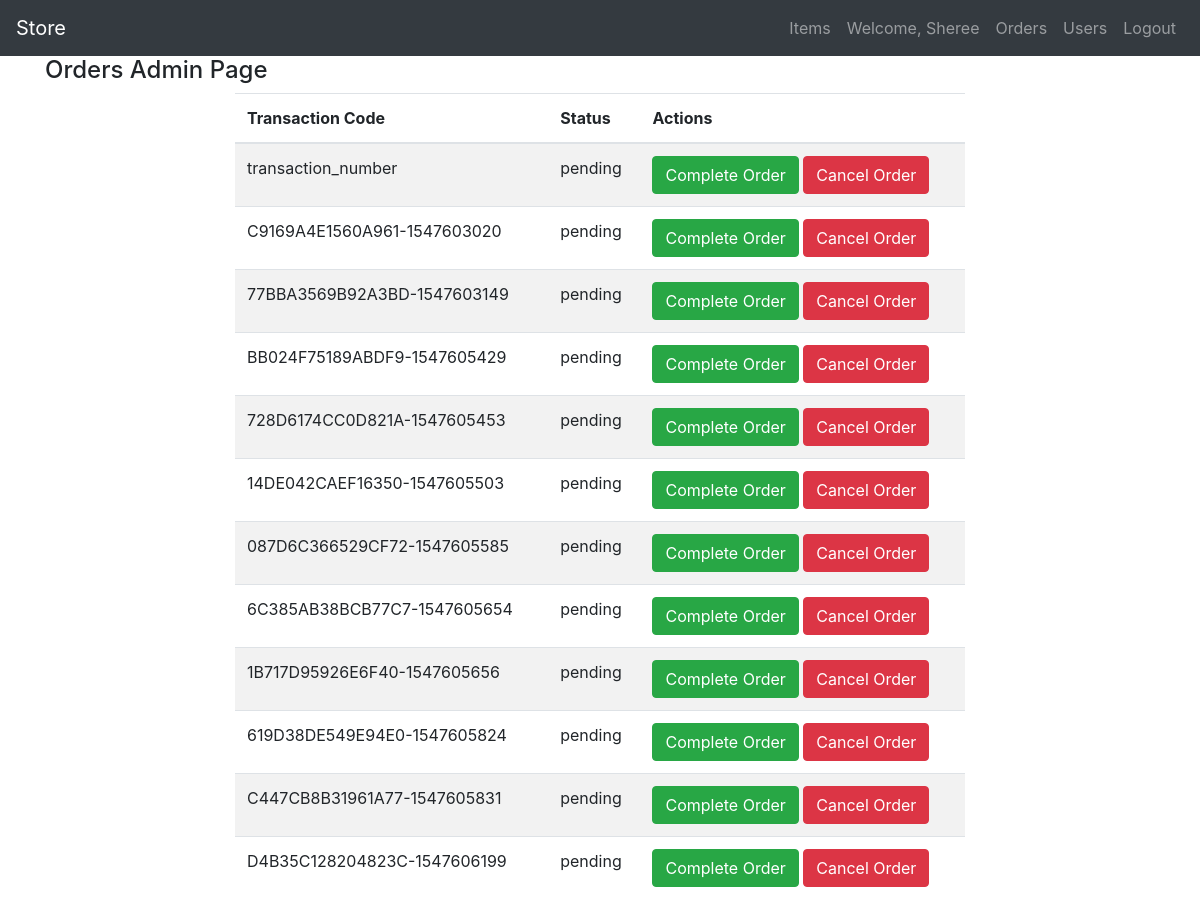
The page /app/views/orders.php (signed in, upper part) on the database as committed earlier.
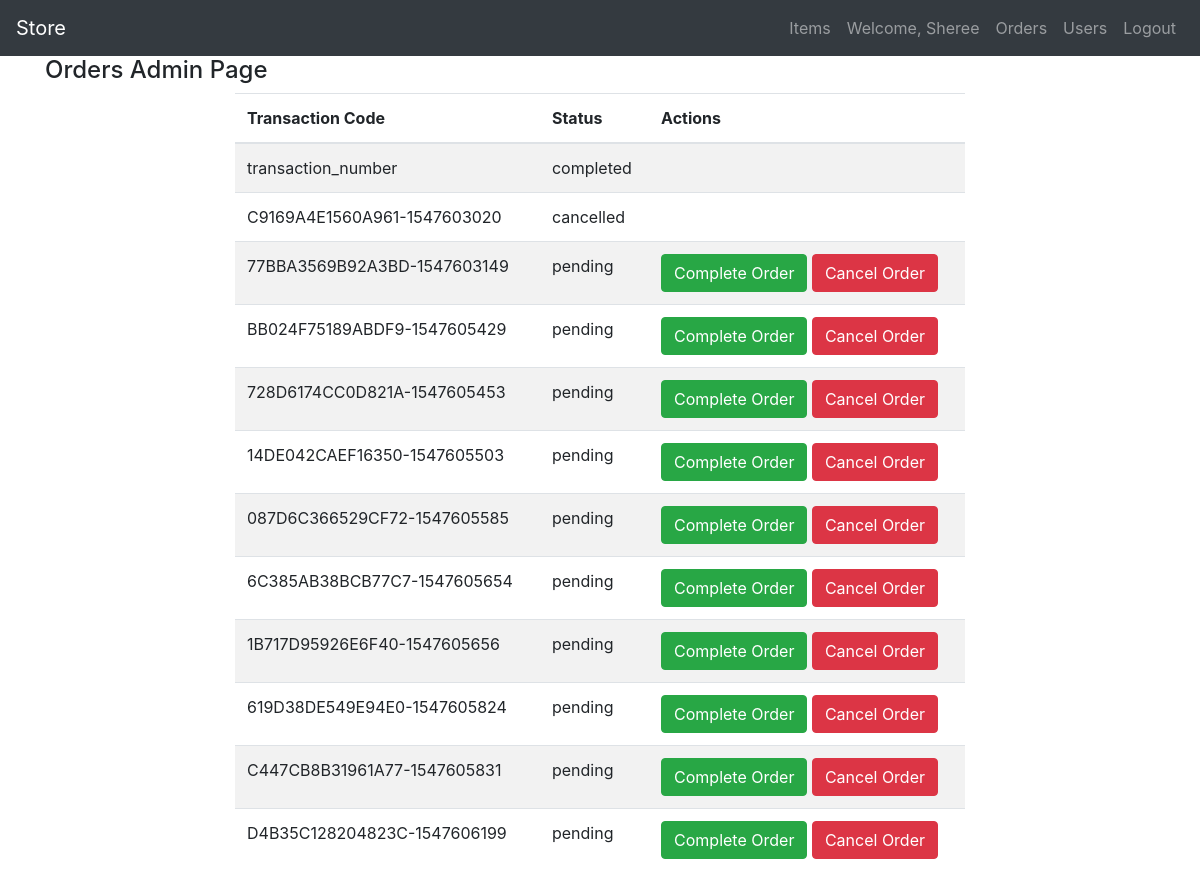
The same page on the database as committed later.
### tables this page shows
CREATE TABLE `orders` (
  `id` int(11) NOT NULL,
  `user_id` int(11) NOT NULL,
  `transaction_code` varchar(255) NOT NULL,
  `purchase_date` timestamp NOT NULL DEFAULT CURRENT_TIMESTAMP,
  `status_id` int(11) NOT NULL,
  `payment_mode_id` int(11) NOT NULL
);

CREATE TABLE `statuses` (
  `id` int(11) NOT NULL,
  `name` varchar(255) NOT NULL
);

### app/views/orders.php (the view)
<?php require_once '../partials/template.php'; ?>
<?php function get_page_content() {
	if(isset($_SESSION['user']) && $_SESSION['user']['roles_id'] == 1) {
		global $conn;
	?>
	<div class="container">
		<h4>Orders Admin Page</h4>
		<div class="row">
			<div class="col-sm-8 offset-sm-2">
				<table class="table table-striped">
					<thead>
						<th>Transaction Code</th>
						<th>Status</th>
						<th>Actions</th>
					</thead>
					<tbody>
						<?php
							$order_query = "SELECT o.id, o.transaction_code, o.status_id, s.name AS status FROM orders o JOIN statuses s ON (o.status_id = s.id);";
							$orders = mysqli_query($conn, $order_query);
							foreach($orders as $order){
						 ?>
						 <tr>
						 	<td><?php echo $order['transaction_code']; ?></td>
						 	<td><?php echo $order['status']; ?></td>
						 	<td>
						 		<?php if($order['status']=="pending") { ?>
						 			<a href="../controllers/complete_order.php?id=<?php echo $order['id']; ?>" class="btn btn-success">Complete Order</a>
						 			<a href="../controllers/cancel_order.php?id=<?php echo $order['id']; ?>" class="btn btn-danger">Cancel Order</a>
						 		<?php }; ?>
						 	</td>
						 </tr>
						<?php } ?>
					</tbody>
				</table>
			</div>
		</div>
	</div>
<?php } else {
	header('Location: ./error.php');
} ?>
<?php } ?>

Rows that differ between the two databases and show on the page:
changed orders "transaction_number": status.name "pending" → "completed"; no longer shows "Complete Order Cancel Order"
changed orders: status.name "pending" → "cancelled"; no longer shows "Complete Order Cancel Order"
